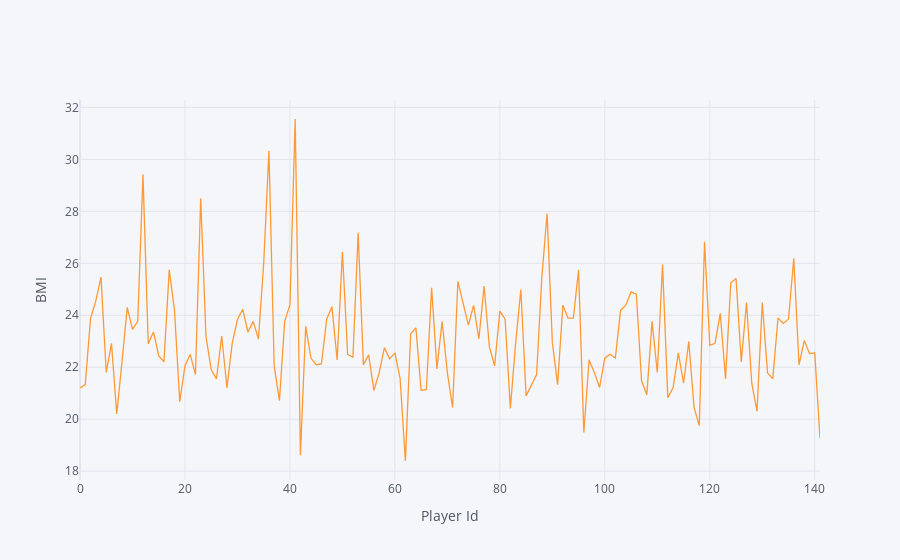

The notebook cell this image was saved under:
### Code cell
# BMI
wnba['BMI'].iplot(xTitle='Player Id', yTitle='BMI')

### Figure 1 — Plotly figure (JSON) as saved in the notebook; plotly's stock layout.template omitted (floating-point values rounded to 4 significant figures; data arrays with more than 128 entries replaced by an {"elided": "..."} marker saying what was removed)
{"data": [{"line": {"color": "rgba(255, 153, 51, 1.0)", "dash": "solid", "shape": "linear", "width": 1.3}, "mode": "lines", "name": "BMI", "text": "", "type": "scatter", "x": {"elided": "142 int values"}, "y": {"elided": "142 float values"}}], "layout": {"legend": {"bgcolor": "#F5F6F9", "font": {"color": "#4D5663"}}, "paper_bgcolor": "#F5F6F9", "plot_bgcolor": "#F5F6F9", "title": {"font": {"color": "#4D5663"}}, "xaxis": {"gridcolor": "#E1E5ED", "showgrid": true, "tickfont": {"color": "#4D5663"}, "title": {"font": {"color": "#4D5663"}, "text": "Player Id"}, "zerolinecolor": "#E1E5ED"}, "yaxis": {"gridcolor": "#E1E5ED", "showgrid": true, "tickfont": {"color": "#4D5663"}, "title": {"font": {"color": "#4D5663"}, "text": "BMI"}, "zerolinecolor": "#E1E5ED"}}}
